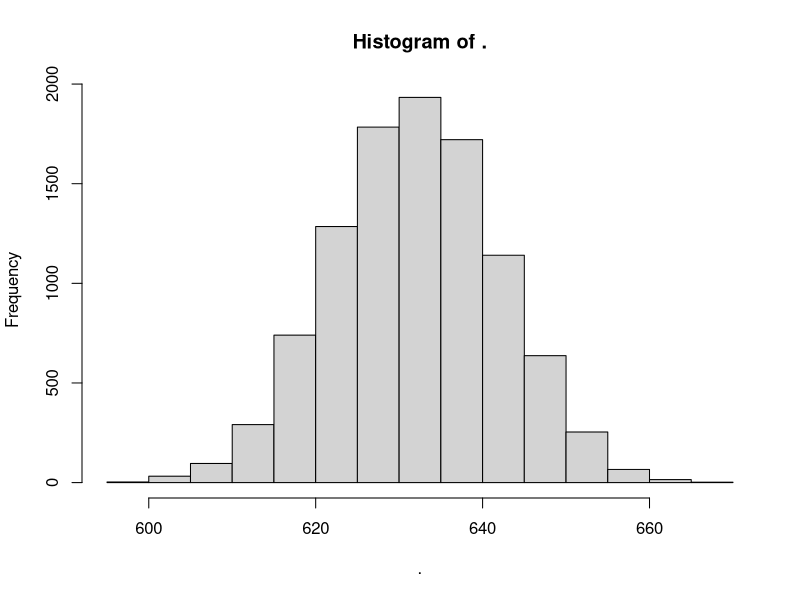

Reproduce this figure in R. (Note: this script raises an error after producing the figure.)
library("tidyverse")



sample_with_replacement <- function(index, len = 1000){
  
  x <- 1:len
  df <- data.frame(num = sample(x, len, replace = TRUE)) 
  df$num %>% unique %>% length
  
}

len_list <- lapply(1:10000, sample_with_replacement)
len_list %>% unlist %>% hist


df %>%
  group_by(num) %>%
  count %>%
  ggplot(aes(x = n))+
  geom_histogram()